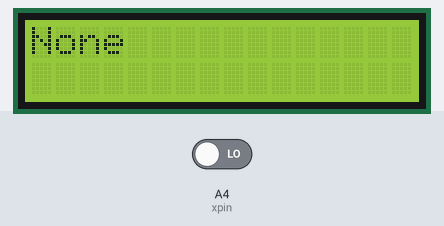
The sketch below on a simulated Arduino Uno, built with avr-gcc and run on an emulated ATmega328P. On the bench: 16×2 character LCD. The test bench sets the inputs (shaded band); at power-on: A4 (xpin) LOW.

Above: at 1.2 s.
1.3 s: A4 (xpin) driven HIGH
At 2.3 s:
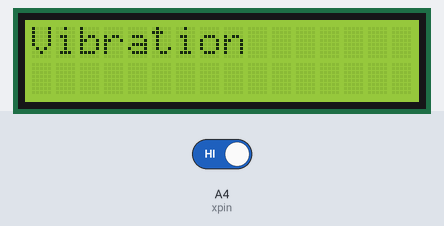
2.8 s: A4 (xpin) driven LOW
At 3.2 s:
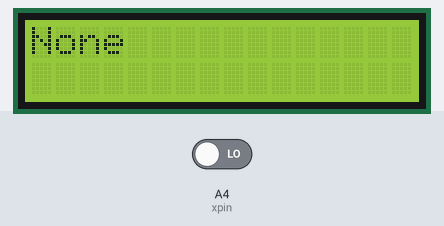
Timing chart, 0 to 5.8 s (numbered marks = the images above; inputs shaded):
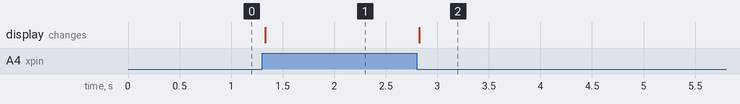

Measured:
- after the input at 1.3 s, the display: changes at once (image 1)
- after the input at 2.8 s, the display: changes at once (image 2)

The sketch:

AccelTest.ino
```cpp
// these constants describe the pins. They won't change:
#include <LiquidCrystal.h>


const int xpin = A4;                  // x-axis of the accelerometer
const int ypin = A3;                  // y-axis
const int zpin = A2;                  // z-axis (only on 3-axis models)

const int rs = 12, en = 11, d4 = 5, d5 = 4, d6 = 3, d7 = 2;
LiquidCrystal lcd(rs, en, d4, d5, d6, d7);

void setup() {

  Serial.begin(9600);
  pinMode(xpin, INPUT);
  lcd.begin(16, 2);
  // Print a message to the LCD.
}

void loop() {

  // print the sensor values:

  /*int x = analogRead(xpin);
  lcd.setCursor(0,0);
  lcd.print("          ");
  delay(20);
  lcd.setCursor(0,0);
  lcd.print("x = " + String(x));
  // delay before next reading:*/
  int sensorState = digitalRead(xpin);
  lcd.clear();
  if(sensorState == 1){
    lcd.print("Vibration");
  }
  else{
    lcd.print("None");
  }

  delay(50);
}
```
